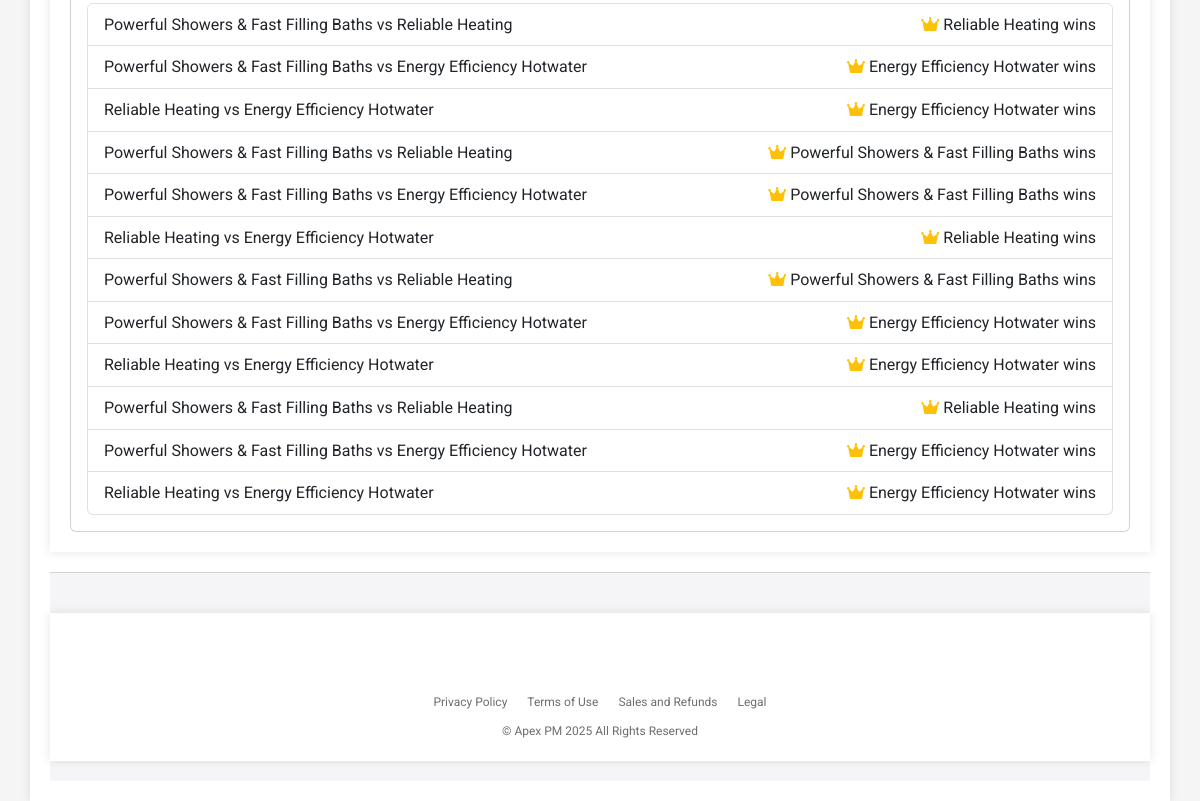
The page /manage/1/value_drivers (signed in, lower part) on the database as committed earlier.
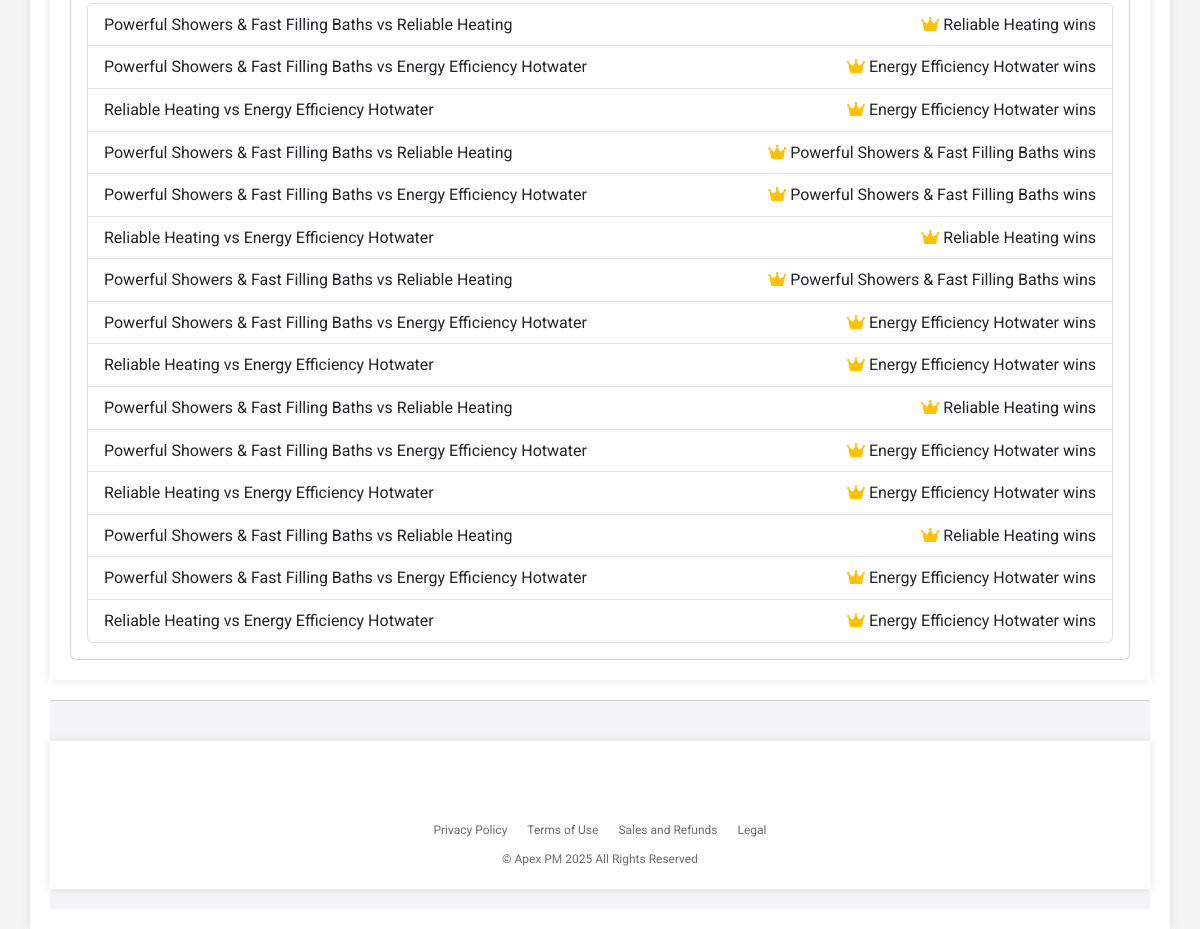
The same page on the database as committed later.
### app.py (models this page shows)
class ValueDriver(db.Model):
    id = db.Column(db.Integer, primary_key=True)
    value_driver = db.Column(db.String(100), nullable=False)
    measured_by = db.Column(db.String(100))
    technical_attributes = db.Column(db.Text, nullable=True)  # Add technical_attributes field
    weighting = db.Column(db.Float, default=0.0)  # Changed to Float for more precision
    project_id = db.Column(db.Integer, db.ForeignKey('project.id'), nullable=False)
    ratings = db.relationship('Rating', cascade='all, delete-orphan', backref='value_driver')

class ComparisonResult(db.Model):
    id = db.Column(db.Integer, primary_key=True)
    project_id = db.Column(db.Integer, db.ForeignKey('project.id'), nullable=False)
    value_driver_a_id = db.Column(db.Integer, db.ForeignKey('value_driver.id'), nullable=False)
    value_driver_b_id = db.Column(db.Integer, db.ForeignKey('value_driver.id'), nullable=False)
    winner_id = db.Column(db.Integer, db.ForeignKey('value_driver.id'), nullable=False)

### app.py (the view, shortened to what this page needs)
@app.route('/manage/<int:project_id>/value_drivers', methods=['GET', 'POST'])
@login_required
def value_drivers(project_id):
    project = Project.query.get_or_404(project_id)
    if project.user_id != current_user.id and current_user not in project.shared_users:
        flash('You are not authorized to manage this project.', 'danger')
        return redirect(url_for('dashboard'))
    value_drivers = ValueDriver.query.filter_by(project_id=project_id).all()
    comparisons = {}  # Initialize comparisons as an empty dictionary
    comparison_results = ComparisonResult.query.filter_by(project_id=project_id).all()
    value_drivers_dict = {vd.id: vd.value_driver for vd in value_drivers}
    return render_template('value_drivers.html', project=project, value_drivers=value_drivers, comparisons=comparisons, comparison_results=comparison_results, value_drivers_dict=value_drivers_dict)

### app.py (called while the page is built)
@login_manager.user_loader
def load_user(user_id):
    return db.session.get(User, int(user_id))

### templates/value_drivers.html (shortened to what this page needs)
{% extends 'base.html' %}
{% block content %}
<div class="container">
    {% set all_weighted = value_drivers|length >= 2 and value_drivers|map(attribute='weighting')|sum > 0 %}
    {% if all_weighted %}
    <div class="card mt-4">
        <div class="card-body">
            <ul class="list-group mt-3">
            {% for result in comparison_results %}
            <li class="list-group-item d-flex justify-content-between align-items-center">
                <span>{{ value_drivers_dict[result.value_driver_a_id] }} vs {{ value_drivers_dict[result.value_driver_b_id] }}</span>
                <span>
                {% if result.winner_id == result.value_driver_a_id %}
                <i class="fas fa-crown text-warning"></i> {{ value_drivers_dict[result.value_driver_a_id] }} wins
                {% else %}
                <i class="fas fa-crown text-warning"></i> {{ value_drivers_dict[result.value_driver_b_id] }} wins
                {% endif %}
                </span>
            </li>
            {% endfor %}
            </ul>
        </div>
    </div>
    {% endif %}
{% endblock %}

### templates/base.html (shortened to what this page needs)
<!DOCTYPE html>
<html lang="en">
<head>
    <link rel="stylesheet" href="https://stackpath.bootstrapcdn.com/bootstrap/4.5.2/css/bootstrap.min.css">
    <link rel="stylesheet" href="https://cdnjs.cloudflare.com/ajax/libs/font-awesome/6.0.0/css/all.min.css">
    <link href="https://cdn.jsdelivr.net/npm/bootstrap@5.3.2/dist/css/bootstrap.min.css" rel="stylesheet">
</head>
<body>
    <div class="container">
        {% block content %}{% endblock %}
    </div>
    <footer class="footer">
        <div class="container">
            <ul class="footer-links">
                <li><a href="#">Privacy Policy</a></li>
                <li><a href="{{ url_for('termsofuse') }}">Terms of Use</a></li>
                <li><a href="#">Sales and Refunds</a></li>
                <li><a href="{{ url_for('terms') }}">Legal</a></li>
            </ul>
            <div class="footer-copyright">
                &copy; Apex PM 2025 All Rights Reserved
            </div>
        </div>
    </footer>
</body>
</html>

### templates/base.html (style rules this page uses)
body { font-family: 'Roboto', sans-serif; background-color: #F5F5F5; color: #333333; line-height: 1.6; margin: 0; }
a { color: #4169E1; }
.container { background-color: #FFFFFF; padding: 20px; margin-top: 20px; box-shadow: 0 0 10px rgba(0,0,0,0.1); padding-top: 80px; }
.footer { background-color: #f5f5f7; color: #6e6e73; padding: 20px 0; font-size: 12px; border-top: 1px solid #d2d2d7; width: 100%; margin-top: 20px; }
.footer-links { list-style: none; padding: 0; margin: 0; display: flex; justify-content: center; }
.footer-links li { margin: 0 10px; }
.footer-links a { color: #6e6e73; text-decoration: none; }
.footer-copyright { margin-top: 10px; text-align: center; }

Rows that differ between the two databases and show on the page:
added ComparisonResult: {{ value_drivers_dict[result.value_driver_a_id] }} "Powerful Showers & Fast Filling Baths", {{ value_drivers_dict[result.value_driver_b_id] }} "Reliable Heating"
added ComparisonResult: {{ value_drivers_dict[result.value_driver_a_id] }} "Powerful Showers & Fast Filling Baths", {{ value_drivers_dict[result.value_driver_b_id] }} "Energy Efficiency Hotwater"
added ComparisonResult: {{ value_drivers_dict[result.value_driver_a_id] }} "Reliable Heating", {{ value_drivers_dict[result.value_driver_b_id] }} "Energy Efficiency Hotwater"
